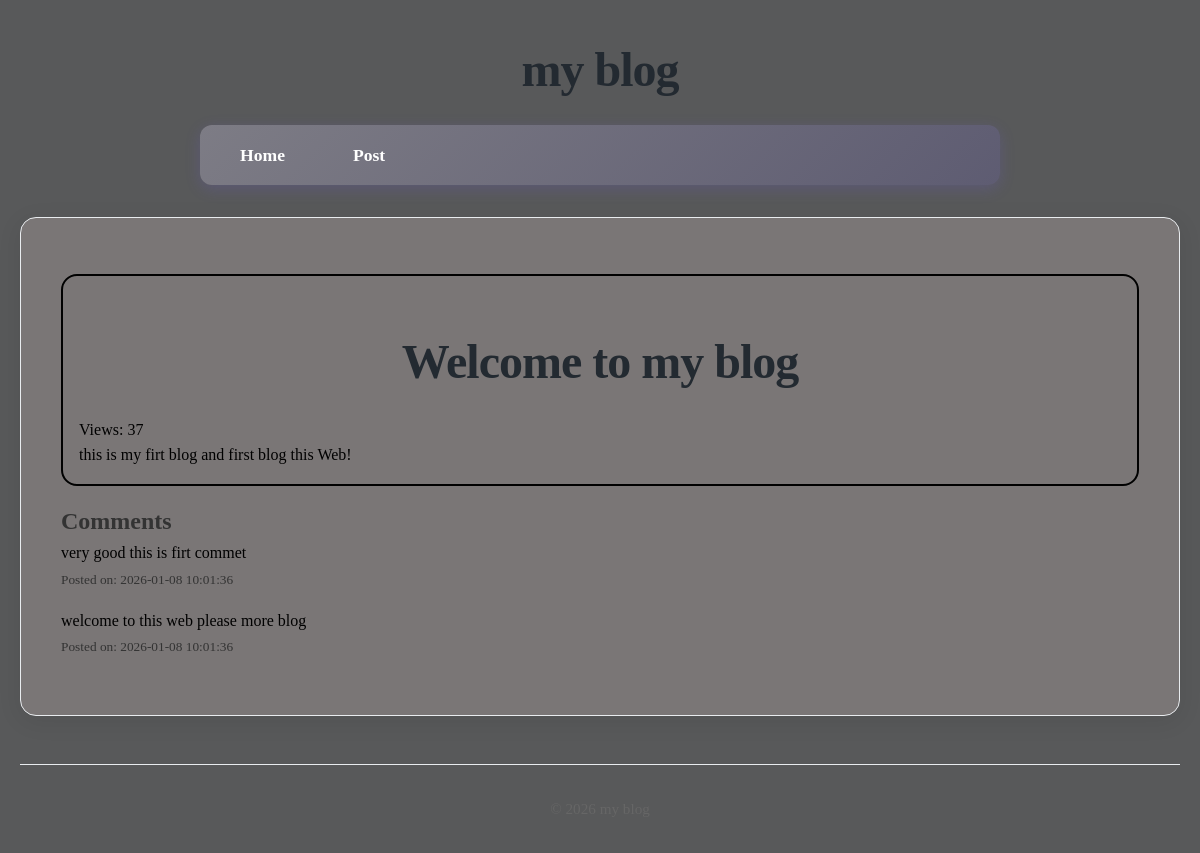
/post/1, run on the app's committed database.
### tables this page shows
CREATE TABLE posts(
    id INTEGER PRIMARY KEY AUTOINCREMENT,
    title TEXT NOT NULL,
    content TEXT NOT NULL,
    views INTEGER DEFAULT 0,
    user_id INTEGER NOT NULL,
    created_at DATETIME DEFAULT CURRENT_TIMESTAMP,
    FOREIGN KEY (user_id) REFERENCES users (id)
);

CREATE TABLE comments(
    id INTEGER PRIMARY KEY AUTOINCREMENT,
    content TEXT NOT NULL,
    user_id INTEGER NOT NULL,
    post_id INTEGER NOT NULL,
    created_at DATETIME DEFAULT CURRENT_TIMESTAMP,
    FOREIGN KEY (user_id) REFERENCES users (id),
    FOREIGN KEY (post_id) REFERENCES posts (id)
);

### core/View.php (called while the page is built, shortened)
<?php
class View{
    public static function render(string $template , array $data = [] , $layout = null): string{
        $content = static::renderTemplate($template, $data);
        return static::renderLayout($layout , $data, $content);
    }
    protected static function renderTemplate(string $template , array $data): string{
        extract($data);
        $path = dirname(__DIR__) . "/app/Views/$template.php";
        require $path;
        return ob_get_clean();
    }
     protected static function renderLayout(?string $template , array $data, string $content):string{
        return ob_get_clean();
    }
}

### app/Controllers/PostController.php (called while the page is built, shortened)
<?php
class PostController{
    public function show($id){
       $post = Post::find($id);
       $comments = Comment::forPost($id);
       return View::render(
        template: 'post/show',
        layout: 'layouts/main',
        data: ['post' => $post , 'comments' => $comments]
       );
    }
}

### core/Router.php (called while the page is built, shortened)
<?php
class Router{
    protected array $routes = [];
    public function add(string $method ,string $uri ,string $controller): void{
        $this->routes[] = [
            'method' => $method,
            'uri' => $uri,
            'controller' => $controller
        ];
    }
    public function dispatch(string $uri ,string $method): string{
        $route = $this->findRoute($uri , $method);
        [$controller , $action] = explode('@' , $route['controller']);
        return $this->callAction($controller , $action , $route['params']);
    }
    protected function findRoute(string $uri , string $method): ?array{
        foreach($this->routes as $route){
            $params = $this->matchRoute($route['uri'] , $uri);
            if($params !== null && $route['method'] === $method){
                return [...$route , 'params' => $params];
            }
        }
        return null;
    }
    protected function matchRoute(string $routeUri,string $requestUri): ?array{
        $routeSegments = explode('/', trim($routeUri,'/'));
        $requestSegments = explode('/', trim($requestUri,'/'));
        if(count($routeSegments) !== count($requestSegments)){
            return null;
        }
        $params = [];
        foreach($routeSegments as $index => $routeSegment){
            if(str_starts_with($routeSegment,'{') && str_ends_with($routeSegment,'}')){
                $params[trim($routeSegment,'{}')] = $requestSegments[$index];
            }elseif($routeSegment !== $requestSegments[$index]){
                return null;
            }
        }
        return $params;
    }
    protected function callAction(string $controller,string $action,array $params): string{
        return (new $controllerClass)->$action(... $params);
    }
}

### core/App.php (called while the page is built, shortened)
<?php
class App{
    protected static $container = [];
    public static function bind(string $key, mixed $value): void{
        static::$container[$key] = $value;
    }
    public static function get(string $key): mixed{
        return static::$container[$key];
    }
}

### core/Model.php (called while the page is built, shortened)
<?php
abstract class Model{
    protected static $table;
    public static function find(mixed $id): static | null{
        $db = App::get('database');
        return $db->fetch("SELECT * FROM " . static::$table . " WHERE id = ?" , [$id] , static::class);
    }
}

### core/DataBase.php (called while the page is built, shortened)
<?php
class DataBase{
    protected $pdo;
    public function __construct(array $config){
        try {
            $dsn = $this->createDsn($config);
            $username = $config['username'] ?? null;
            $password = $config['password'] ?? null;
            $options = $config['options'] ?? null;
            $this->pdo = new PDO($dsn , $username , $password , $options);
            $this->pdo->setAttribute(PDO::ATTR_ERRMODE,PDO::ERRMODE_EXCEPTION);
        } catch (PDOException $e) {
            throw new Exception("Could not connect to the database:" . $e);
        }
    }
    protected function createDsn(array $config): string{
        $driver = $config['driver'];
        $dbname = $config['dbname'];
        return match ($driver) {
            'sqlite' => "sqlite:$dbname",
            default => throw new Exception("Unsupported database driver: $driver") ,
        };
    }
    public function query(string $sql, array $params = []): PDOStatement{
        $stmt = $this->pdo->prepare($sql);
        $stmt->execute($params);
        return $stmt;
    }
    public function fetchAll(string $sql,array $params = [], ?string $classname = null): array{
        $stmt = $this->query($sql,$params);
        return $classname ? $stmt->fetchAll(PDO::FETCH_CLASS , $classname) : $stmt->fetchAll(PDO::FETCH_ASSOC);
    }
    public function fetch(string $sql, array $params = [] , ?string $classname = null): mixed{
        $stmt = $this->query($sql,$params);
        $stmt->setFetchMode($classname ? PDO::FETCH_CLASS : PDO::FETCH_ASSOC , $classname);
        return $stmt->fetch();
    }
}

### app/Models/Comment.php (called while the page is built, shortened)
<?php
class Comment extends Model{
    public static function forPost($postId): array{
        $db = App::get('database');
        return $db->fetchAll(
            "SELECT * FROM comments WHERE post_id = ? ORDER BY created_at DESC ",
            [$postId],
            static::class
        );
    }
}

### app/Views/post/show.php (the view)
<article class="article-blog">
    <h1 class="title-blog"><?= htmlspecialchars($post->title); ?></h1>
    <p class="view-blog">Views: <?= $post->views ?></p>
    <p class="content-blog">
        <?= nl2br(htmlspecialchars($post->content)) ?>
    </p>
</article>
<section>
    <h2>Comments</h2>
    <?php foreach($comments as $comment): ?>
        <div class="div-comment">
            <p class="p-comment">
                <?= nl2br(htmlspecialchars($comment->content)) ?>
            </p>
            <small>Posted on: <?= $comment->created_at ?></small>
        </div>
    <?php endforeach; ?>
</section>

### public/style-main.css (style rules this page uses)
* { margin: 0; padding: 0; box-sizing: border-box; }
body { font-family: Cambria, Cochin, Georgia, Times, 'Times New Roman', serif; line-height: 1.6; color: #333; background-color: #58595a; max-width: 1200px; margin: 0 auto; padding: 0 20px; }
h1 { text-align: center; margin: 2rem 0 1rem; font-size: 3rem; color: #232a31; font-weight: 700; letter-spacing: -1px; }
h1::after { margin-left: 10px; }
article { margin-bottom: 1rem; margin-top: 1rem; padding: 1rem; border: 1px solid gray; border-radius: 1rem; transition: 300ms ease-in; }
body { animation: fadeIn 0.5s ease-out; }
.div-comment { margin-bottom: 1rem; }
.p-comment { color: black; }
.article-blog { border: 2px solid black; color: black; }

### data on the page
posts: title "Welcome to my blog", views "37", content "this is my firt blog and first blog this Web!"
comments: content "very good this is firt commet", created_at "2026-01-08 10:01:36"
comments: content "welcome to this web please more blog", created_at "2026-01-08 10:01:36"
